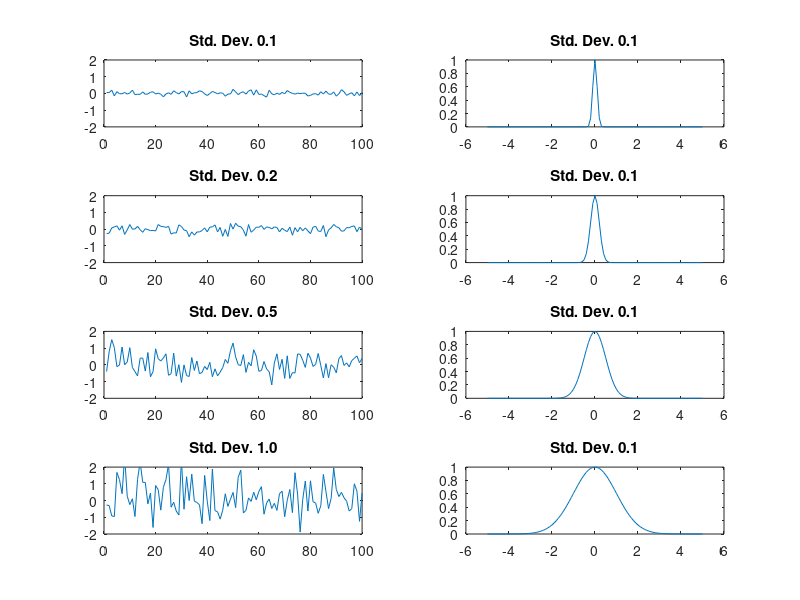

Write the MATLAB code that produced this figure.
clc;
clear all;
close all;

gaus = @(x,mu,sig,amp,vo)amp*exp(-(((x-mu).^2)/(2*sig.^2)))+vo;

x = -5:0.1:5;

v = normrnd(0, 0.1, 1, 100);
y = gaus(x, 0, 0.1, 1, 0);
subplot(4,2,1); plot(v); ylim([-2,2]); title('Std. Dev. 0.1')
subplot(4,2,2); plot(x,y); title('Std. Dev. 0.1')

v = normrnd(0, 0.2, 1, 100);
y = gaus(x, 0, 0.2, 1, 0); 
subplot(4,2,3); plot(v); ylim([-2,2]); title('Std. Dev. 0.2')
subplot(4,2,4); plot(x,y); title('Std. Dev. 0.1')

v = normrnd(0, 0.5, 1, 100);
y = gaus(x, 0, 0.5, 1, 0); 
subplot(4,2,5); plot(v); ylim([-2,2]); title('Std. Dev. 0.5')
subplot(4,2,6); plot(x,y); title('Std. Dev. 0.1')

v = normrnd(0, 1.0, 1, 100);
y = gaus(x, 0, 1.0, 1, 0);
subplot(4,2,7); plot(v); ylim([-2,2]); title('Std. Dev. 1.0')
subplot(4,2,8); plot(x,y); title('Std. Dev. 0.1')